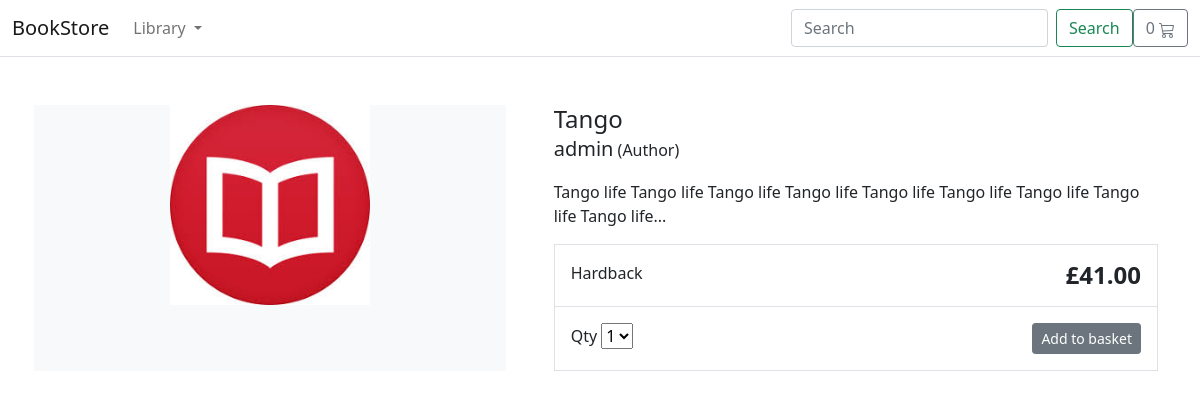
The page /tango/ on the database its author committed.
### store/models.py (models this page shows, shortened)
class Product(models.Model):
    category = models.ForeignKey(Category, on_delete=models.CASCADE)
    created_by = models.ForeignKey(
        User, related_name="product_creator", on_delete=models.CASCADE
    )
    title = models.CharField(max_length=255)
    quantity = models.PositiveIntegerField()
    author = models.CharField(max_length=255, default="admin")
    description = models.TextField(blank=True)
    image = models.ImageField(upload_to="images/", default="images/default.png")
    slug = models.SlugField(max_length=255)
    price = models.DecimalField(max_digits=4, decimal_places=2)
    in_stock = models.BooleanField(default=True)
    is_active = models.BooleanField(default=True)
    created = models.DateTimeField(auto_now_add=True)
    updated = models.DateTimeField(auto_now=True)
    active_products = ProductManager()
    objects = models.Manager()
    class Meta:
        verbose_name_plural = "Products"
        ordering = ("-created",)

### store/views.py (the view)
# urls.py: path("<slug:product_slug>/", views.product_detail, name="product_detail"),
def product_detail(request, product_slug):
    product = Product.active_products.get(slug=product_slug, in_stock=True)
    context = {"product": product}
    return render(request, "store/products/product_detail.html", context)

### basket/basket.py (called while the page is built)
    def __len__(self):
        return sum(item["qty"] for item in self.basket.values())

### basket/context_processors.py (called while the page is built)
def basket(request):
    return {"basket": Basket(request)}

### store/context_processors.py (called while the page is built)
def categories_processor(request):
    categories = Category.objects.all()
    return {"categories": categories}

### store/models.py (called while the page is built)
    def get_queryset(self):
        return super().get_queryset().filter(is_active=True)

    def get_absolute_url(self):
        return reverse("store:category_list", args=[self.slug])

### templates/store/products/product_detail.html (shortened to what this page needs)
{% extends '../base.html'%} {% load static %}  {% block content %}
<div class="container">
  <main class="pt-5">
    <div class="row g-3">
      <div class="col-md-5 col-lg-5 order-md-first bg-light">
        <img
          class="img-fluid mx-auto d-block"
          width="200px"
          alt="Responsive image"
          src="{{ product.image.url }}"
        />
      </div>
      <div class="col-md-7 col-lg-7 ps-md-3 ps-lg-5">
        <h1 class="mb-0 h4">{{ product.title }}</h1>
        <p><span class="lead">{{ product.author }}</span> (Author)</p>
        <p>{{ product.description|slice:":355" }}...</p>
        <div class="border">
          <div class="col border-bottom">
            <div class="row p-3">
              <div class="col-6">Hardback</div>
              <div class="col-6 text-end">
                <span class="h4 fw-bold">£{{ product.price }}</span>
              </div>
            </div>
          </div>
          <div class="col">
            <div class="row p-3">
              <div class="col-6">
                <label for="select">Qty</label>
                <select id="select">
                  <option value="">1</option>
                </select>
              </div>
              <div class="col-6 text-end">
                <button
                  id="add-button"
                  value="{{product.id}}"
                  type="button"
                  class="btn btn-secondary btn-sm"
                >
                  Add to basket
                </button>
              </div>
            </div>
          </div>
        </div>
      </div>
    </div>
  </main>
</div>
{% endblock %}

### rows shown on the page
Product: image (placeholder picture), title "Tango", author "admin", description "Tango life Tango life Tango life Tango life Tango life Tango life Tango life Tango life Tango life", price "41.00"
